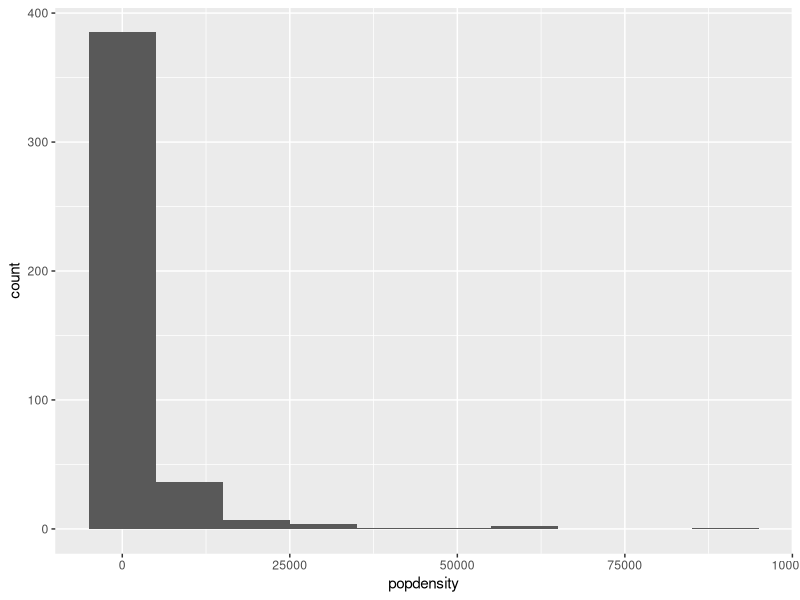
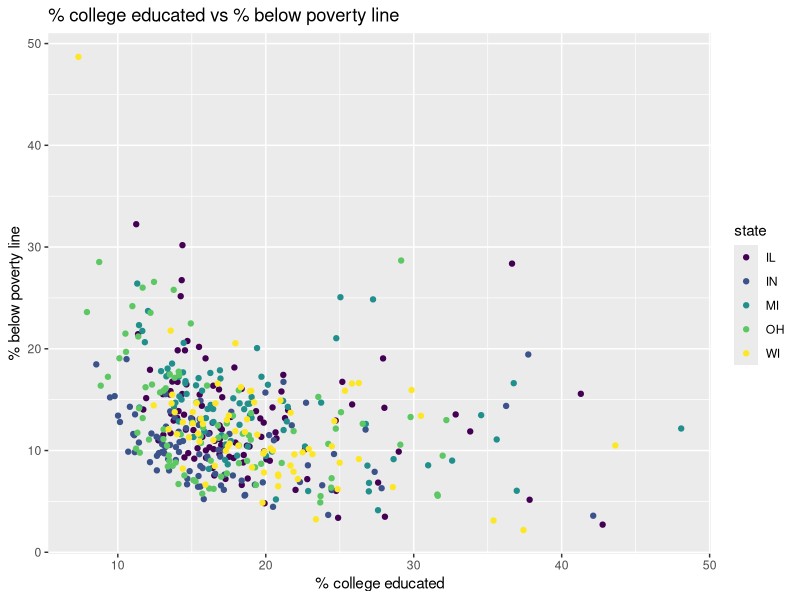

The R script that drew these images, in order:
## ---- chunk 1
#| label: load-packages
#| message: false

library(tidyverse)
library(viridis)
## ---- chunk 2

glimpse(midwest)
## ---- chunk 3
#|histogram of population density of counties
ggplot(midwest, aes(x=popdensity)) +
  geom_histogram(binwidth=10000)
## ---- chunk 4
#| scatterplot - college degree - below poverty
ggplot(midwest, aes(x=percollege, y=percbelowpoverty, color=state)) +
  geom_point() +
  labs( x="% college educated",
    y="% below poverty line",
    title= "% college educated vs % below poverty line") +
  scale_color_viridis_d(option="D" )
## ---- chunk 5

## ---- chunk 6

## ---- chunk 7

## ---- chunk 8

## ---- chunk 9

